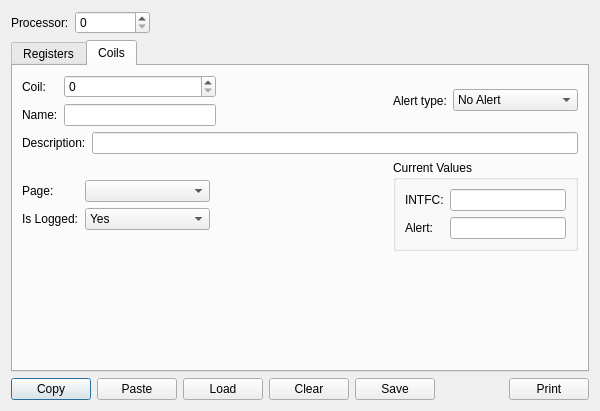
<?xml version="1.0" encoding="UTF-8"?>
<ui version="4.0">
 <class>Configure_PRCs</class>
 <widget class="QDialog" name="Configure_PRCs">
  <property name="geometry">
   <rect>
    <x>0</x>
    <y>0</y>
    <width>600</width>
    <height>411</height>
   </rect>
  </property>
  <property name="windowTitle">
   <string>Configure Processors</string>
  </property>
  <property name="windowIcon">
   <iconset resource="Resources.qrc">
    <normaloff>:/Pix/Icons/applications-engineering-2.png</normaloff>:/Pix/Icons/applications-engineering-2.png</iconset>
  </property>
  <layout class="QGridLayout" name="gridLayout_5">
   <property name="horizontalSpacing">
    <number>6</number>
   </property>
   <item row="0" column="0">
    <layout class="QHBoxLayout" name="horizontalLayout_8">
     <item>
      <widget class="QLabel" name="label">
       <property name="text">
        <string>Processor:</string>
       </property>
      </widget>
     </item>
     <item>
      <widget class="QSpinBox" name="spinBox_PRC">
       <property name="minimumSize">
        <size>
         <width>75</width>
         <height>0</height>
        </size>
       </property>
      </widget>
     </item>
     <item>
      <spacer name="horizontalSpacer_4">
       <property name="orientation">
        <enum>Qt::Horizontal</enum>
       </property>
       <property name="sizeHint" stdset="0">
        <size>
         <width>40</width>
         <height>20</height>
        </size>
       </property>
      </spacer>
     </item>
    </layout>
   </item>
   <item row="2" column="0">
    <layout class="QHBoxLayout" name="horizontalLayout_7">
     <item>
      <widget class="QPushButton" name="pushButton_Copy">
       <property name="text">
        <string>Copy</string>
       </property>
       <property name="icon">
        <iconset resource="Resources.qrc">
         <normaloff>:/Pix/Icons/edit-copy-3.png</normaloff>:/Pix/Icons/edit-copy-3.png</iconset>
       </property>
      </widget>
     </item>
     <item>
      <widget class="QPushButton" name="pushButton_Paste">
       <property name="text">
        <string>Paste</string>
       </property>
       <property name="icon">
        <iconset resource="Resources.qrc">
         <normaloff>:/Pix/Icons/edit-paste-3.png</normaloff>:/Pix/Icons/edit-paste-3.png</iconset>
       </property>
      </widget>
     </item>
     <item>
      <widget class="QPushButton" name="pushButton_Load">
       <property name="text">
        <string>Load</string>
       </property>
       <property name="icon">
        <iconset resource="Resources.qrc">
         <normaloff>:/Pix/Icons/document-open-4.png</normaloff>:/Pix/Icons/document-open-4.png</iconset>
       </property>
      </widget>
     </item>
     <item>
      <widget class="QPushButton" name="pushButton_Clear">
       <property name="text">
        <string>Clear</string>
       </property>
       <property name="icon">
        <iconset resource="Resources.qrc">
         <normaloff>:/Pix/Icons/edit-clear-2.png</normaloff>:/Pix/Icons/edit-clear-2.png</iconset>
       </property>
      </widget>
     </item>
     <item>
      <widget class="QPushButton" name="pushButton_Save">
       <property name="toolTip">
        <string>Restart application for changes to take effect</string>
       </property>
       <property name="text">
        <string>Save</string>
       </property>
       <property name="icon">
        <iconset resource="Resources.qrc">
         <normaloff>:/Pix/Icons/document-save-2.png</normaloff>:/Pix/Icons/document-save-2.png</iconset>
       </property>
      </widget>
     </item>
     <item>
      <spacer name="horizontalSpacer">
       <property name="orientation">
        <enum>Qt::Horizontal</enum>
       </property>
       <property name="sizeHint" stdset="0">
        <size>
         <width>40</width>
         <height>20</height>
        </size>
       </property>
      </spacer>
     </item>
     <item>
      <widget class="QPushButton" name="pushButton_Print">
       <property name="text">
        <string>Print</string>
       </property>
       <property name="icon">
        <iconset resource="Resources.qrc">
         <normaloff>:/Pix/Icons/document-print-4.png</normaloff>:/Pix/Icons/document-print-4.png</iconset>
       </property>
      </widget>
     </item>
    </layout>
   </item>
   <item row="1" column="0">
    <widget class="QTabWidget" name="tabWidget">
     <property name="currentIndex">
      <number>1</number>
     </property>
     <widget class="QWidget" name="tab">
      <attribute name="icon">
       <iconset resource="Resources.qrc">
        <normaloff>:/Pix/Icons/utilities-system-monitor-4.png</normaloff>:/Pix/Icons/utilities-system-monitor-4.png</iconset>
      </attribute>
      <attribute name="title">
       <string>Registers</string>
      </attribute>
      <layout class="QGridLayout" name="gridLayout_2">
       <item row="0" column="0">
        <layout class="QVBoxLayout" name="verticalLayout_4">
         <item>
          <layout class="QHBoxLayout" name="horizontalLayout_3">
           <item>
            <widget class="QLabel" name="label_3">
             <property name="text">
              <string>Register:</string>
             </property>
            </widget>
           </item>
           <item>
            <widget class="QSpinBox" name="spinBox_Register">
             <property name="minimumSize">
              <size>
               <width>125</width>
               <height>0</height>
              </size>
             </property>
             <property name="maximum">
              <number>124</number>
             </property>
            </widget>
           </item>
          </layout>
         </item>
         <item>
          <layout class="QHBoxLayout" name="horizontalLayout_14">
           <item>
            <widget class="QLabel" name="label_4">
             <property name="text">
              <string>Name:</string>
             </property>
            </widget>
           </item>
           <item>
            <widget class="QLineEdit" name="lineEdit_RName">
             <property name="minimumSize">
              <size>
               <width>125</width>
               <height>0</height>
              </size>
             </property>
            </widget>
           </item>
          </layout>
         </item>
         <item>
          <spacer name="verticalSpacer_3">
           <property name="orientation">
            <enum>Qt::Vertical</enum>
           </property>
           <property name="sizeHint" stdset="0">
            <size>
             <width>5</width>
             <height>5</height>
            </size>
           </property>
          </spacer>
         </item>
        </layout>
       </item>
       <item row="0" column="1">
        <spacer name="horizontalSpacer_6">
         <property name="orientation">
          <enum>Qt::Horizontal</enum>
         </property>
         <property name="sizeType">
          <enum>QSizePolicy::Preferred</enum>
         </property>
         <property name="sizeHint" stdset="0">
          <size>
           <width>40</width>
           <height>20</height>
          </size>
         </property>
        </spacer>
       </item>
       <item row="0" column="2" colspan="2">
        <layout class="QHBoxLayout" name="horizontalLayout_2">
         <item>
          <layout class="QVBoxLayout" name="verticalLayout_3">
           <item>
            <widget class="QLabel" name="label_9">
             <property name="text">
              <string>PRC Low &amp; High:</string>
             </property>
            </widget>
           </item>
           <item>
            <widget class="QLabel" name="label_10">
             <property name="text">
              <string>INTFC Low &amp; High:</string>
             </property>
            </widget>
           </item>
           <item>
            <widget class="QLabel" name="label_11">
             <property name="text">
              <string>INTFC Min &amp; Max:</string>
             </property>
            </widget>
           </item>
          </layout>
         </item>
         <item>
          <layout class="QHBoxLayout" name="horizontalLayout">
           <item>
            <layout class="QVBoxLayout" name="verticalLayout_2">
             <item>
              <widget class="QLineEdit" name="lineEdit_RPrcLow">
               <property name="minimumSize">
                <size>
                 <width>75</width>
                 <height>0</height>
                </size>
               </property>
              </widget>
             </item>
             <item>
              <widget class="QLineEdit" name="lineEdit_RIntfcLow">
               <property name="minimumSize">
                <size>
                 <width>75</width>
                 <height>0</height>
                </size>
               </property>
              </widget>
             </item>
             <item>
              <widget class="QLineEdit" name="lineEdit_RIntfcMin">
               <property name="minimumSize">
                <size>
                 <width>75</width>
                 <height>0</height>
                </size>
               </property>
              </widget>
             </item>
            </layout>
           </item>
           <item>
            <layout class="QVBoxLayout" name="verticalLayout">
             <item>
              <widget class="QLineEdit" name="lineEdit_RPrcHigh">
               <property name="minimumSize">
                <size>
                 <width>75</width>
                 <height>0</height>
                </size>
               </property>
              </widget>
             </item>
             <item>
              <widget class="QLineEdit" name="lineEdit_RIntfcHigh">
               <property name="minimumSize">
                <size>
                 <width>75</width>
                 <height>0</height>
                </size>
               </property>
              </widget>
             </item>
             <item>
              <widget class="QLineEdit" name="lineEdit_RIntfcMax">
               <property name="minimumSize">
                <size>
                 <width>75</width>
                 <height>0</height>
                </size>
               </property>
              </widget>
             </item>
            </layout>
           </item>
          </layout>
         </item>
        </layout>
       </item>
       <item row="1" column="0" colspan="4">
        <layout class="QHBoxLayout" name="horizontalLayout_4">
         <item>
          <widget class="QLabel" name="label_5">
           <property name="text">
            <string>Description:</string>
           </property>
          </widget>
         </item>
         <item>
          <widget class="QLineEdit" name="lineEdit_RDescription"/>
         </item>
        </layout>
       </item>
       <item row="2" column="0" colspan="2">
        <layout class="QHBoxLayout" name="horizontalLayout_5">
         <item>
          <layout class="QVBoxLayout" name="verticalLayout_7">
           <item>
            <widget class="QLabel" name="label_7">
             <property name="text">
              <string>Units:</string>
             </property>
            </widget>
           </item>
           <item>
            <widget class="QLabel" name="label_8">
             <property name="text">
              <string>Page:</string>
             </property>
            </widget>
           </item>
           <item>
            <widget class="QLabel" name="label_12">
             <property name="text">
              <string>Is Logged:</string>
             </property>
            </widget>
           </item>
           <item>
            <widget class="QLabel" name="label_6">
             <property name="text">
              <string>Log Filter:</string>
             </property>
            </widget>
           </item>
          </layout>
         </item>
         <item>
          <layout class="QVBoxLayout" name="verticalLayout_6">
           <item>
            <widget class="QLineEdit" name="lineEdit_RUnits">
             <property name="minimumSize">
              <size>
               <width>125</width>
               <height>0</height>
              </size>
             </property>
            </widget>
           </item>
           <item>
            <widget class="QComboBox" name="comboBox_RPage">
             <property name="minimumSize">
              <size>
               <width>125</width>
               <height>0</height>
              </size>
             </property>
             <property name="toolTip">
              <string>Page that the variable will be associated with</string>
             </property>
             <property name="currentIndex">
              <number>-1</number>
             </property>
            </widget>
           </item>
           <item>
            <widget class="QComboBox" name="comboBox_RIsLogged">
             <property name="minimumSize">
              <size>
               <width>125</width>
               <height>0</height>
              </size>
             </property>
             <property name="currentIndex">
              <number>1</number>
             </property>
             <item>
              <property name="text">
               <string>No</string>
              </property>
             </item>
             <item>
              <property name="text">
               <string>Yes</string>
              </property>
             </item>
            </widget>
           </item>
           <item>
            <widget class="QLineEdit" name="lineEdit_RLogFilter">
             <property name="toolTip">
              <string>Amount of change required to store a record</string>
             </property>
            </widget>
           </item>
          </layout>
         </item>
        </layout>
       </item>
       <item row="2" column="2">
        <spacer name="horizontalSpacer_2">
         <property name="orientation">
          <enum>Qt::Horizontal</enum>
         </property>
         <property name="sizeHint" stdset="0">
          <size>
           <width>40</width>
           <height>20</height>
          </size>
         </property>
        </spacer>
       </item>
       <item row="2" column="3">
        <widget class="QGroupBox" name="groupBox_CurrentValues">
         <property name="title">
          <string>Current Values</string>
         </property>
         <layout class="QGridLayout" name="gridLayout">
          <item row="0" column="1">
           <layout class="QHBoxLayout" name="horizontalLayout_6">
            <item>
             <layout class="QVBoxLayout" name="verticalLayout_9">
              <item>
               <widget class="QLabel" name="label_17">
                <property name="text">
                 <string>Interface:</string>
                </property>
               </widget>
              </item>
              <item>
               <widget class="QLabel" name="label_16">
                <property name="text">
                 <string>Processor:</string>
                </property>
               </widget>
              </item>
             </layout>
            </item>
            <item>
             <layout class="QVBoxLayout" name="verticalLayout_8">
              <item>
               <widget class="QLineEdit" name="lineEdit_RIntfcValue">
                <property name="minimumSize">
                 <size>
                  <width>75</width>
                  <height>0</height>
                 </size>
                </property>
                <property name="readOnly">
                 <bool>true</bool>
                </property>
               </widget>
              </item>
              <item>
               <widget class="QLineEdit" name="lineEdit_RPrcValue">
                <property name="minimumSize">
                 <size>
                  <width>75</width>
                  <height>0</height>
                 </size>
                </property>
                <property name="readOnly">
                 <bool>true</bool>
                </property>
               </widget>
              </item>
             </layout>
            </item>
           </layout>
          </item>
         </layout>
        </widget>
       </item>
       <item row="3" column="0">
        <spacer name="verticalSpacer_2">
         <property name="orientation">
          <enum>Qt::Vertical</enum>
         </property>
         <property name="sizeHint" stdset="0">
          <size>
           <width>20</width>
           <height>40</height>
          </size>
         </property>
        </spacer>
       </item>
      </layout>
     </widget>
     <widget class="QWidget" name="tab_2">
      <attribute name="icon">
       <iconset resource="Resources.qrc">
        <normaloff>:/Pix/Icons/system-shutdown-4.png</normaloff>:/Pix/Icons/system-shutdown-4.png</iconset>
      </attribute>
      <attribute name="title">
       <string>Coils</string>
      </attribute>
      <layout class="QGridLayout" name="gridLayout_3">
       <item row="0" column="0" colspan="2">
        <layout class="QHBoxLayout" name="horizontalLayout_11">
         <item>
          <layout class="QVBoxLayout" name="verticalLayout_13">
           <item>
            <widget class="QLabel" name="label_2">
             <property name="text">
              <string>Coil:</string>
             </property>
            </widget>
           </item>
           <item>
            <widget class="QLabel" name="label_14">
             <property name="text">
              <string>Name:</string>
             </property>
            </widget>
           </item>
          </layout>
         </item>
         <item>
          <layout class="QVBoxLayout" name="verticalLayout_12">
           <item>
            <widget class="QSpinBox" name="spinBox_Coil">
             <property name="maximum">
              <number>2000</number>
             </property>
            </widget>
           </item>
           <item>
            <widget class="QLineEdit" name="lineEdit_CName"/>
           </item>
          </layout>
         </item>
        </layout>
       </item>
       <item row="0" column="3">
        <layout class="QHBoxLayout" name="horizontalLayout_10">
         <item>
          <widget class="QLabel" name="label_13">
           <property name="text">
            <string>Alert type:</string>
           </property>
          </widget>
         </item>
         <item>
          <widget class="QComboBox" name="comboBox_CAlert">
           <property name="minimumSize">
            <size>
             <width>125</width>
             <height>0</height>
            </size>
           </property>
           <property name="currentIndex">
            <number>3</number>
           </property>
           <item>
            <property name="text">
             <string>Catastrophy if Off</string>
            </property>
           </item>
           <item>
            <property name="text">
             <string>Alarm if Off</string>
            </property>
           </item>
           <item>
            <property name="text">
             <string>Info if Off</string>
            </property>
           </item>
           <item>
            <property name="text">
             <string>No Alert</string>
            </property>
           </item>
           <item>
            <property name="text">
             <string>Info if On</string>
            </property>
           </item>
           <item>
            <property name="text">
             <string>Alarm if On</string>
            </property>
           </item>
           <item>
            <property name="text">
             <string>Catastrophy if On</string>
            </property>
           </item>
          </widget>
         </item>
        </layout>
       </item>
       <item row="1" column="0" colspan="4">
        <layout class="QHBoxLayout" name="horizontalLayout_13">
         <item>
          <widget class="QLabel" name="label_20">
           <property name="text">
            <string>Description:</string>
           </property>
          </widget>
         </item>
         <item>
          <widget class="QLineEdit" name="lineEdit_CDescription"/>
         </item>
        </layout>
       </item>
       <item row="2" column="0">
        <layout class="QVBoxLayout" name="verticalLayout_16">
         <item>
          <layout class="QHBoxLayout" name="horizontalLayout_12">
           <item>
            <layout class="QVBoxLayout" name="verticalLayout_15">
             <item>
              <widget class="QLabel" name="label_18">
               <property name="text">
                <string>Page:</string>
               </property>
              </widget>
             </item>
             <item>
              <widget class="QLabel" name="label_15">
               <property name="text">
                <string>Is Logged:</string>
               </property>
              </widget>
             </item>
            </layout>
           </item>
           <item>
            <layout class="QVBoxLayout" name="verticalLayout_14">
             <item>
              <widget class="QComboBox" name="comboBox_CPage">
               <property name="minimumSize">
                <size>
                 <width>125</width>
                 <height>0</height>
                </size>
               </property>
              </widget>
             </item>
             <item>
              <widget class="QComboBox" name="comboBox_CIsLogged">
               <property name="currentIndex">
                <number>1</number>
               </property>
               <item>
                <property name="text">
                 <string>No</string>
                </property>
               </item>
               <item>
                <property name="text">
                 <string>Yes</string>
                </property>
               </item>
              </widget>
             </item>
            </layout>
           </item>
          </layout>
         </item>
        </layout>
       </item>
       <item row="2" column="3">
        <widget class="QGroupBox" name="groupBox_2">
         <property name="title">
          <string>Current Values</string>
         </property>
         <layout class="QGridLayout" name="gridLayout_4">
          <item row="0" column="0">
           <layout class="QHBoxLayout" name="horizontalLayout_9">
            <item>
             <layout class="QVBoxLayout" name="verticalLayout_11">
              <item>
               <widget class="QLabel" name="label_22">
                <property name="text">
                 <string>INTFC:</string>
                </property>
               </widget>
              </item>
              <item>
               <widget class="QLabel" name="label_23">
                <property name="text">
                 <string>Alert:</string>
                </property>
               </widget>
              </item>
             </layout>
            </item>
            <item>
             <layout class="QVBoxLayout" name="verticalLayout_10">
              <item>
               <widget class="QLineEdit" name="lineEdit_CIntfcValue">
                <property name="minimumSize">
                 <size>
                  <width>75</width>
                  <height>0</height>
                 </size>
                </property>
               </widget>
              </item>
              <item>
               <widget class="QLineEdit" name="lineEdit_CAlert">
                <property name="minimumSize">
                 <size>
                  <width>75</width>
                  <height>0</height>
                 </size>
                </property>
               </widget>
              </item>
             </layout>
            </item>
           </layout>
          </item>
         </layout>
        </widget>
       </item>
       <item row="2" column="1" colspan="2">
        <spacer name="horizontalSpacer_3">
         <property name="orientation">
          <enum>Qt::Horizontal</enum>
         </property>
         <property name="sizeHint" stdset="0">
          <size>
           <width>40</width>
           <height>20</height>
          </size>
         </property>
        </spacer>
       </item>
       <item row="0" column="2">
        <spacer name="horizontalSpacer_5">
         <property name="orientation">
          <enum>Qt::Horizontal</enum>
         </property>
         <property name="sizeHint" stdset="0">
          <size>
           <width>40</width>
           <height>20</height>
          </size>
         </property>
        </spacer>
       </item>
       <item row="3" column="0">
        <spacer name="verticalSpacer">
         <property name="orientation">
          <enum>Qt::Vertical</enum>
         </property>
         <property name="sizeHint" stdset="0">
          <size>
           <width>20</width>
           <height>40</height>
          </size>
         </property>
        </spacer>
       </item>
      </layout>
     </widget>
    </widget>
   </item>
  </layout>
 </widget>
 <resources>
  <include location="Resources.qrc"/>
 </resources>
 <connections/>
</ui>
